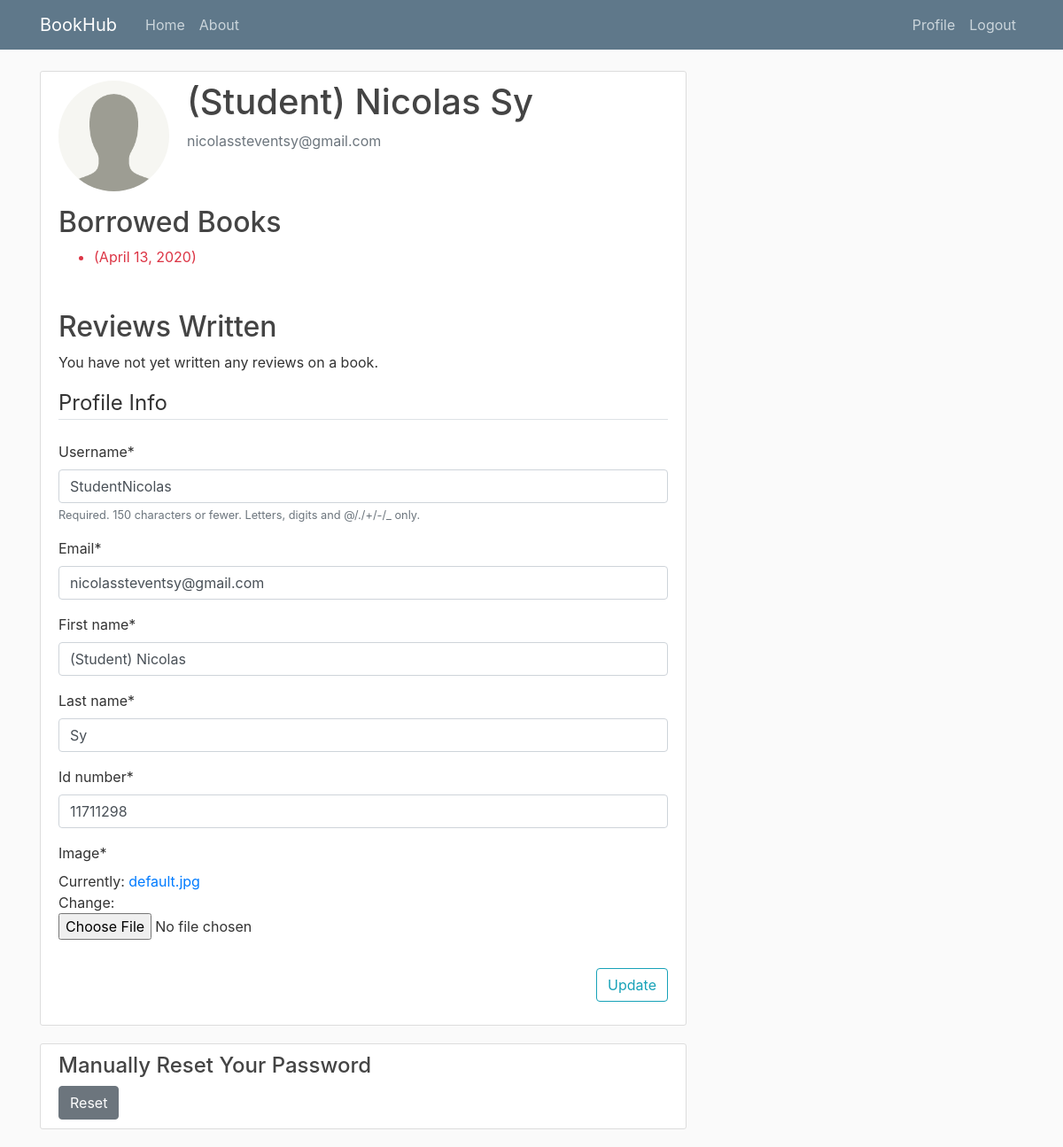
The app's page /profile/ (signed in), older data.
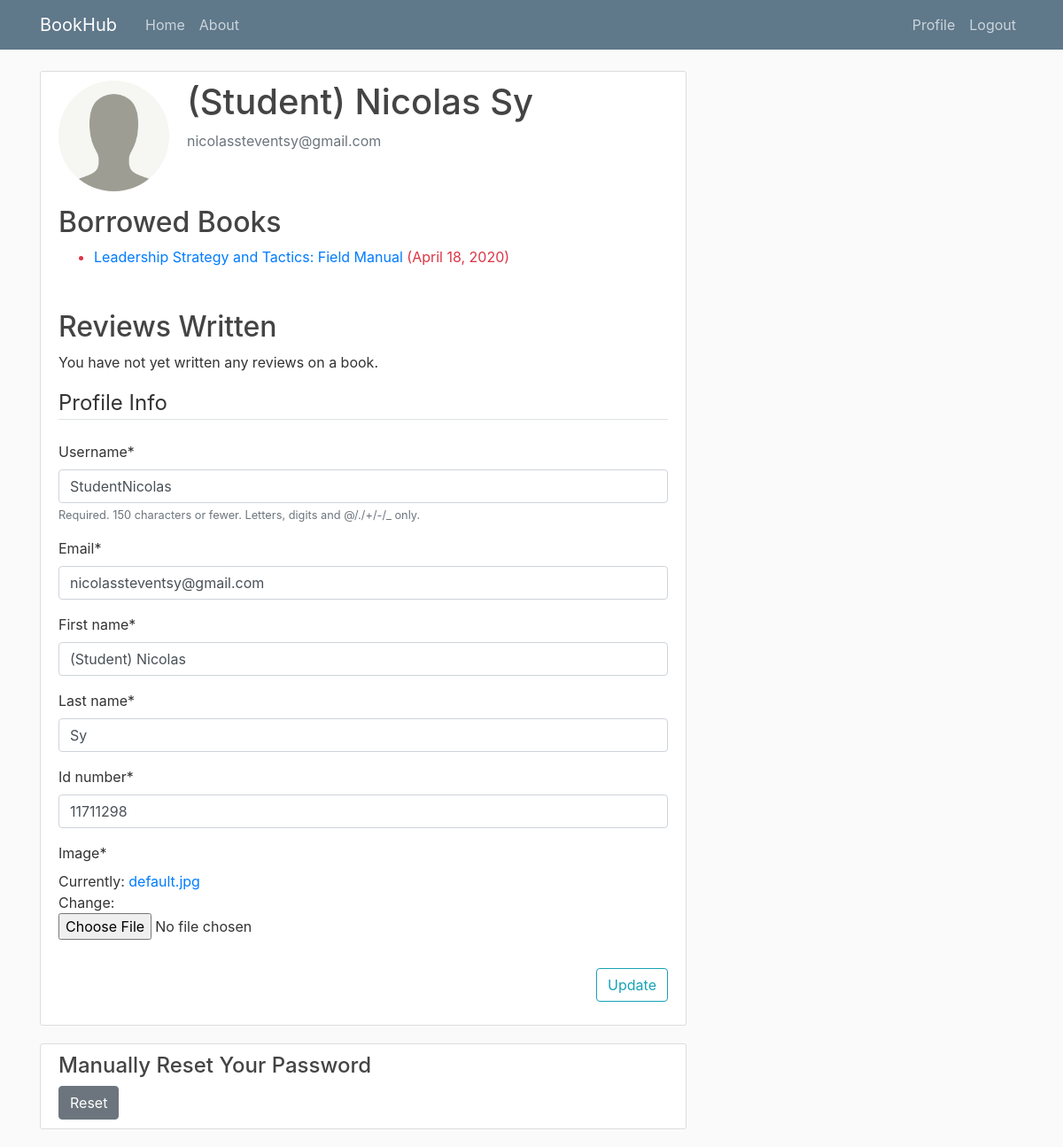
The same page, newer data.
### library_website/models.py (models this page shows, shortened)
class BookInstance(models.Model):
	id = models.UUIDField(primary_key=True, default=uuid.uuid4, help_text='Unique ID')
	book = models.ForeignKey('Book', on_delete=models.SET_NULL, null=True, help_text='Choose an instance of a book')
	imprint = models.CharField(max_length=200, help_text='Follow this template: Published by [insert author name] on [insert year of publication]')
	due_back = models.DateField(null=True, blank=True, help_text='Follow this template: [YYYY-MM-DD] (Ex.: 2020-04-26) [NOTE: PLEASE LEAVE FIELD AS EMPTY IF THERE IS NO BORROWER]')
	borrower = models.ForeignKey(User, on_delete=models.SET_NULL, null=True, blank=True, help_text='[NOTE: PLEASE CHOOSE NULL FIELD IF THERE IS NO BORROWER]')
	@property
	def is_overdue(self):
	    if self.due_back and date.today() > self.due_back:
	        return True
	    return False
	LOAN_STATUS = (
		('a', 'Available'),
		('r', 'Reserved'),
	)
	status = models.CharField(
		max_length=1,
		choices=LOAN_STATUS,
		blank=True,
		default='a',
		help_text='Book availability [NOTE: PLEASE SET TO AVAILABLE IF BOOK IS NOT BORROWED]',
	)
	class Meta:
		ordering = ['due_back']

class Book(models.Model):
	title = models.CharField(max_length = 250)
	author = models.ForeignKey('Author', on_delete=models.CASCADE, null = True) # CASCADE means if a book is deleted, the author won't be deleted
	publisher = models.ForeignKey('Publisher', on_delete=models.CASCADE, null = True)
	year_of_publication = models.CharField('Year of Publication', default='', max_length=4 )
	isbn = models.CharField('ISBN', max_length=13, help_text='13 Character ISBN number')
	dewey = models.CharField('Dewey Decimal System', default='', max_length=3, help_text='3 Digit Call Number based on Book Subject or Genre')
	image = models.ImageField(default='noImage.jpg', upload_to='book_pics', help_text='Upload cover photo of the book')

### users/views.py (the view)
# urls.py: path('profile/', user_views.profile,  name='profile'),
@login_required
def profile (request):
	if request.method == 'POST':
		u_form = UserUpdateForm(request.POST, instance = request.user)
		p_form = ProfileUpdateForm(request.POST, request.FILES, instance = request.user.profile)
		if u_form.is_valid() and p_form.is_valid():
			u_form.save()
			p_form.save()
			messages.success(request, f'Your account has been updated!')
			return redirect('profile')
	else:
		u_form = UserUpdateForm(instance = request.user)
		p_form = ProfileUpdateForm(instance = request.user.profile)
	bookinstance_list = BookInstance.objects.filter(borrower=request.user).filter(status__exact='r').order_by('due_back')
	comment_list = Comment.objects.filter(user=request.user)
	context = {
		'u_form': u_form,
		'p_form': p_form,
		'bookinstance_list': bookinstance_list,
		'comment_list': comment_list,
	}
	return render(request, 'users/profile.html', context)

### users/forms.py
class UserUpdateForm(forms.ModelForm):
	first_name = forms.CharField(max_length=100)
	last_name = forms.CharField(max_length=100)
	email = forms.EmailField()
	class Meta:
		model = User
		fields = ['username', 'email', 'first_name', 'last_name']

class ProfileUpdateForm(forms.ModelForm):
	class Meta:
		model = Profile
		fields = ['id_number', 'image']

### library_website/templatetags/restrict_access.py (called while the page is built)
@register.filter(name='has_group')
def has_group(user, BookManager):
    group =  Group.objects.get(name=BookManager)
    return group in user.groups.all()

### users/templates/users/profile.html (shortened to what this page needs)
{% extends "library_website/base.html"%}
{% load crispy_forms_tags %}
{% block content %}
    <div class ="content-section">
    	<div class = "media">
    		<img class ="rounded-circle account-img" src="{{ user.profile.image.url }}">
    		<div class ="media-body">
    			<h2 class="account-heading">{{ user.first_name}} {{ user.last_name }} </h2>
    			<p class="text-secondary">{{ user.email }}</p>
    		</div>
    	</div>
        <h2>Borrowed Books</h2>
        {% if bookinstance_list %}
            <ul>
              {% for bookinst in bookinstance_list %}
              <li class="{% if bookinst.is_overdue %}text-danger{% endif %}">
                <a href="{% url 'library-book_detail' bookinst.book.pk %}">{{bookinst.book.title}}</a> ({{ bookinst.due_back }})
              </li>
              {% endfor %}
              <br/>
            </ul>
        {% else %}
          <p>There are no books borrowed.</p>
        {% endif %}
        <br/>
        <h2> Reviews Written</h2>
        {% if comment_list %}
            <ul>
              {% for commentinst in comment_list %}
              <li>
                <a href="{% url 'library-book_detail' commentinst.book.pk %}">{{commentinst.book.title}}</a>
                <p> <strong>Review:</strong> {{commentinst.comment}} </p>
                <p> <strong>Written on:</strong> {{commentinst.created_on}}</p>
              </li>
              {% endfor %}
              <br/>
            </ul>
        {% else %}
          <p>You have not yet written any reviews on a book.</p>
        {% endif %}
    	<form method="POST" enctype="multipart/form-data">
    		<fieldset class ="form-group">
    			<legend class ="border-bottom mb-4">Profile Info</legend>
    			{{ u_form|crispy }}
    			{{ p_form|crispy }}
    		</fieldset>
    		<div class="text-right">
    			<button class="btn btn-outline-info" type="submit"> Update </button>
    		</div>
    	</form>
    </div>
    <div class ="content-section">
        <h4> Manually Reset Your Password </h4>
         <a href="{% url 'password_reset' %}">
            <button class="btn btn-secondary" type="submit"> Reset </button>
         </a>
    </div>
{% endblock content %}

Row changes from the older to the newer data that the page shows:
removed BookInstance: due_back "April 13, 2020"
added BookInstance: book "Leadership Strategy and Tactics: Field Manual", due_back "April 18, 2020"
